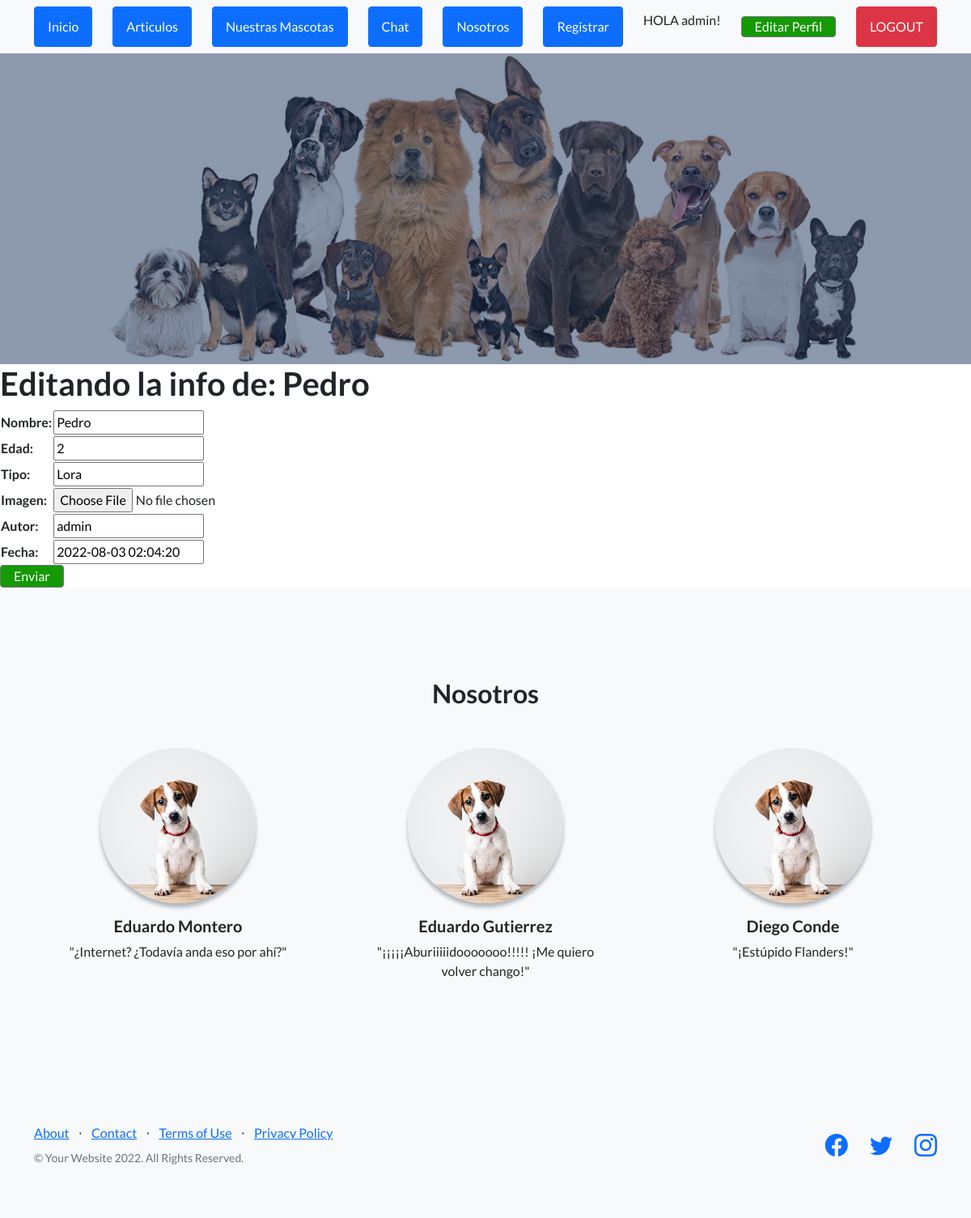
/editarmascota/Pedro (signed in), run on the app's committed database.
### App/models.py (models this page shows, shortened)
class Mascota(models.Model):
    nombre = models.CharField(max_length=50)
    edad = models.IntegerField()
    tipo = models.CharField(max_length=50) #perro, gato, etc.
    autor = models.CharField(max_length=40,null=True)
    fecha = models.DateTimeField(null=True)
    imagen = models.ImageField(upload_to = "mascotas", null=True, blank=True)

### App/views.py (the view)
# urls.py: path('editarmascota/<nombre_mascota>', editarmascota, name='editarmascota'),
@login_required
def editarmascota(request,nombre_mascota):
    autor = request.user.username
    fecha = datetime.now().strftime("%Y-%m-%d %H:%M:%S")
    mascotas= Mascota.objects.get(nombre=nombre_mascota)
    if request.method == "POST":
        form = MascotaFormulario(request.POST)
        if form.is_valid():
            info = form.cleaned_data
            mascotas.nombre = info['nombre']
            mascotas.edad= info["edad"]
            mascotas.tipo= info["tipo"]
            mascotas.autor= info["autor"]
            mascotas.fecha= fecha
            mascotas.save()
            return render(request,"App/inicio.html")
    else:
        form= MascotaFormulario(initial={"nombre":mascotas.nombre, "edad":mascotas.edad, "tipo":mascotas.tipo, "autor":mascotas.autor, "fecha":mascotas.fecha})
    return render(request, "App/editarmascota.html",{"formulario":form, "nombre_mascota":nombre_mascota})

### App/forms.py
class MascotaFormulario(forms.Form):
    nombre = forms.CharField()
    edad = forms.IntegerField()
    tipo = forms.CharField()
    imagen = forms.ImageField()
    autor = forms.CharField(max_length=60)
    fecha = forms.DateTimeField()

### App/templates/App/editarmascota.html (shortened to what this page needs)
{% extends "App/padre.html" %}
{% load static %}
{% block cambia %}
<h1>Editando la info de: {{ nombre_mascota }}</h1>
    <form action="{% url 'editarmascota' nombre_mascota %}" method="POST"> {% csrf_token %}
        <table>
            {{ formulario.as_table }}
        </table>
            <input class="btn btn-crud-agregar" type="submit" value="Enviar">
    </form>
{% endblock %}

### App/templates/App/padre.html (shortened to what this page needs)
<!DOCTYPE html>
<html lang="en">
    <head>
        {% load static %}
        <link href="https://cdn.jsdelivr.net/npm/bootstrap-icons@1.5.0/font/bootstrap-icons.css" rel="stylesheet" type="text/css" />
        <link href="{% static 'App/css/styles.css'%}" rel="stylesheet" />
    </head>
    <body>
        <nav class="navbar navbar-light bg-light static-top">
            <div class="container">
                <a class="btn btn-primary" href="{% url 'Inicio' %}">Inicio</a>
                <a class="btn btn-primary" href="{% url 'Inicio' %}">Articulos</a>
                <a class="btn btn-primary" href="{% url 'nuestrasmascotas' %}">Nuestras Mascotas</a>
                <a class="btn btn-primary" href="{% url 'inbox' %}">Chat</a>
                <a class="btn btn-primary" href="{% url 'Nosotros' %}">Nosotros</a>
                <a class="btn btn-primary" href="{% url 'register' %}">Registrar</a>
                {% if not request.user.is_authenticated %}
                <a class="btn btn-danger" href="{% url 'login' %}">LOGIN</a>
                {% else %}
                <p> HOLA {{ request.user.username }}!</p>
                <a class="btn btn-crud-editar_perfil" href="{% url 'editarperfil' %}">Editar Perfil</a>
                <a class="btn btn-danger" href="{% url 'logout' %}">LOGOUT</a>
                {% endif %}
            </div>
        </nav>
        <header class="masthead">
        </header>
        {% block cambia %}
        {% endblock %}
        <section class="testimonials text-center bg-light">
            <div class="container">
                <h2 class="mb-5">Nosotros</h2>
                <div class="row">
                    <div class="col-lg-4">
                        <div class="testimonial-item mx-auto mb-5 mb-lg-0">
                            <img class="img-fluid rounded-circle mb-3" src="/mascotas/perro_uRommvI.jpg" alt="..." />
                            <h5>Eduardo Montero</h5>
                            <p class="font-weight-light mb-0">"¿Internet? ¿Todavía anda eso por ahí?"</p>
                        </div>
                    </div>
                    <div class="col-lg-4">
                        <div class="testimonial-item mx-auto mb-5 mb-lg-0">
                            <img class="img-fluid rounded-circle mb-3" src="/mascotas/perro_uRommvI.jpg" alt="..." />
                            <h5>Eduardo Gutierrez</h5>
                            <p class="font-weight-light mb-0">"¡¡¡¡¡Aburiiiiidooooooo!!!!! ¡Me quiero volver chango!"</p>
                        </div>
                    </div>
                    <div class="col-lg-4">
                        <div class="testimonial-item mx-auto mb-5 mb-lg-0">
                            <img class="img-fluid rounded-circle mb-3" src="/mascotas/perro_uRommvI.jpg" alt="..." />
                            <h5>Diego Conde</h5>
                            <p class="font-weight-light mb-0">"¡Estúpido Flanders!"</p>
                        </div>
                    </div>
                </div>
            </div>
        </section>
        <footer class="footer bg-light">
            <div class="container">
                <div class="row">
                    <div class="col-lg-6 h-100 text-center text-lg-start my-auto">
                        <ul class="list-inline mb-2">
                            <li class="list-inline-item"><a href="#!">About</a></li>
                            <li class="list-inline-item">⋅</li>
                            <li class="list-inline-item"><a href="#!">Contact</a></li>
                            <li class="list-inline-item">⋅</li>
                            <li class="list-inline-item"><a href="#!">Terms of Use</a></li>
                            <li class="list-inline-item">⋅</li>
                            <li class="list-inline-item"><a href="#!">Privacy Policy</a></li>
                        </ul>
                        <p class="text-muted small mb-4 mb-lg-0">&copy; Your Website 2022. All Rights Reserved.</p>
                    </div>
                    <div class="col-lg-6 h-100 text-center text-lg-end my-auto">
                        <ul class="list-inline mb-0">
                            <li class="list-inline-item me-4">
                                <a href="#!"><i class="bi-facebook fs-3"></i></a>
                            </li>
                            <li class="list-inline-item me-4">
                                <a href="#!"><i class="bi-twitter fs-3"></i></a>
                            </li>
                            <li class="list-inline-item">
                                <a href="#!"><i class="bi-instagram fs-3"></i></a>
                            </li>
                        </ul>
                    </div>
                </div>
            </div>
        </footer>
    </body>
</html>

### data on the page
Mascota: nombre "Pedro", edad "2", tipo "Lora", autor "admin", fecha "2022-08-03 02:04:20"

### other printed values
{{ request.user.username }} "admin"
